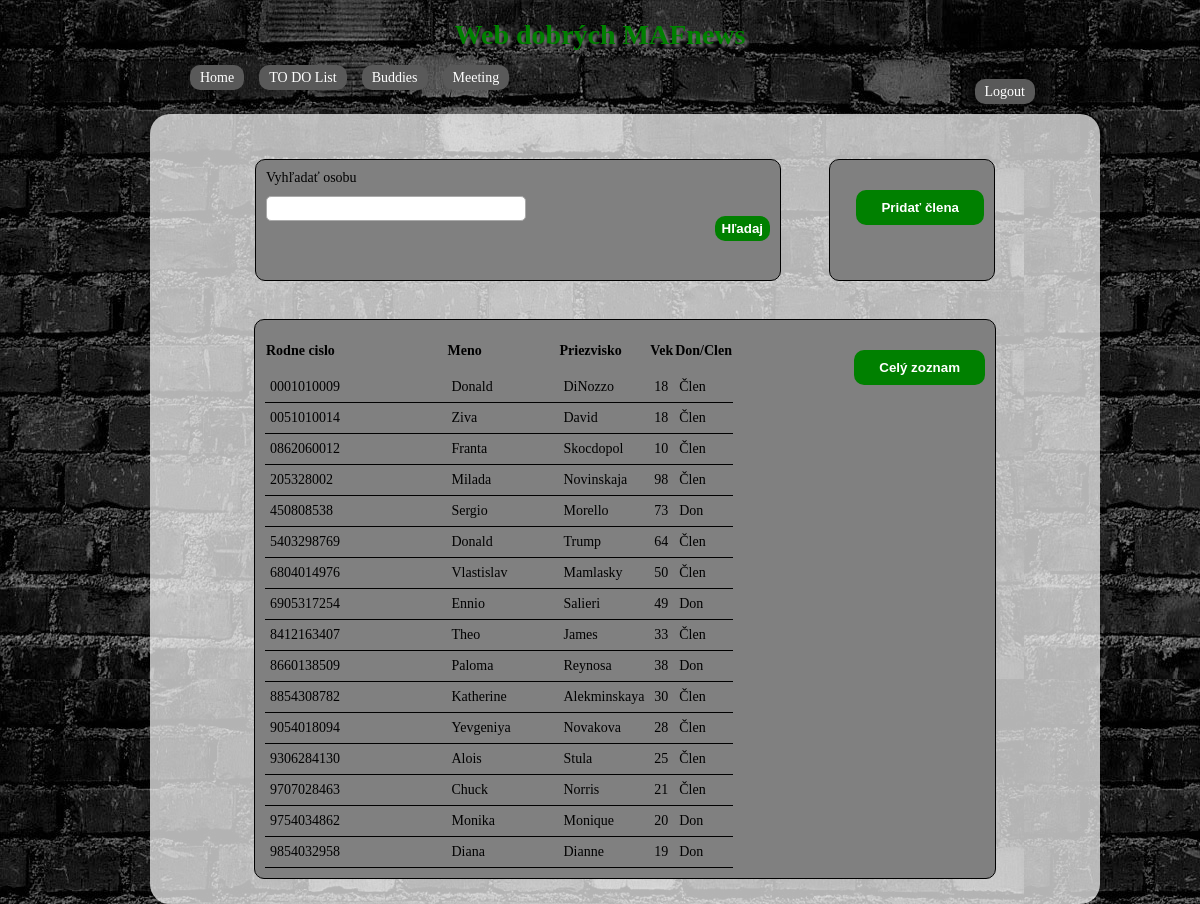
The app's page /buddies (signed in), older data.
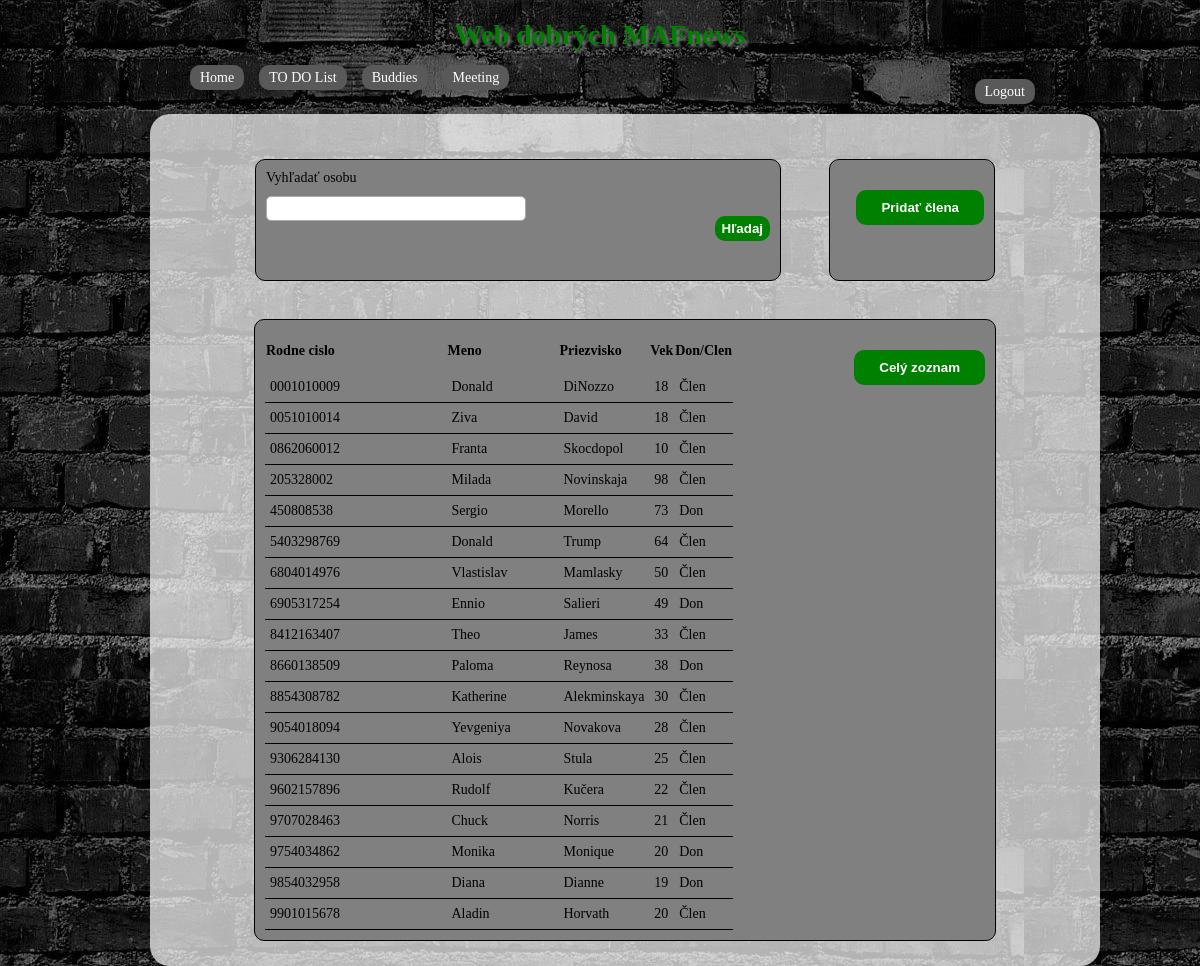
The same page, newer data.
### tables this page shows
CREATE TABLE `osoba` (
  `rodne_cislo` varchar(10) NOT NULL,
  `heslo` varchar(25) NOT NULL,
  `meno` varchar(255) NOT NULL,
  `priezvisko` varchar(255) NOT NULL,
  `vek` int(11) NOT NULL,
  `typ` int(11) NOT NULL
);

### kontrolery/SmerovacKontroler.php (called while the page is built, shortened)
<?php
class SmerovacKontroler extends Kontroler
{
	protected $kontroler;
	private function pomlckyDoVelbloudiNotace($text)
	{
		$veta = str_replace('-', ' ', $text);
		$veta = ucwords($veta);
		$veta = str_replace(' ', '', $veta);
		return $veta;
	}
	private function parsujURL($url)
	{
        $naparsovanaURL = parse_url($url);
		$naparsovanaURL["path"] = ltrim($naparsovanaURL["path"], "/");
		$naparsovanaURL["path"] = trim($naparsovanaURL["path"]);
		$rozdelenaCesta = explode("/", $naparsovanaURL["path"]);
		return $rozdelenaCesta;
	}
    public function zpracuj($parametry)
    {
		$naparsovanaURL = $this->parsujURL($parametry[0]);
		$tridaKontroleru = $this->pomlckyDoVelbloudiNotace(array_shift($naparsovanaURL)) . 'Kontroler';
		if (file_exists('kontrolery/' . $tridaKontroleru . '.php'))
			$this->kontroler = new $tridaKontroleru;
		else
			$this->presmeruj('chyba');
        $this->kontroler->zpracuj($naparsovanaURL);
		$this->pohled = 'rozlozeni';
    }
}

### index.php (called while the page is built, shortened)
<?php
$smerovac = new SmerovacKontroler();
$smerovac->zpracuj(array($_SERVER['REQUEST_URI']));
$smerovac->vypisPohled();

### kontrolery/BuddiesKontroler.php (called while the page is built, shortened)
<?php
class BuddiesKontroler extends Kontroler {
	public function zpracuj($parametry) {
		if (isset($_SESSION["rodne_cislo"])) {
			$this->pohled = 'buddies';
			$this->data["zoznamOsob"] = Osoba::getZoznamOsob();
		} else
			$this->pohled = 'chyba';
	}
}

### modely/Db.php (called while the page is built, shortened)
<?php
class Db {
    private static $spojeni;
    private static $nastaveni = array(
		PDO::ATTR_ERRMODE => PDO::ERRMODE_EXCEPTION,
		PDO::MYSQL_ATTR_INIT_COMMAND => "SET NAMES utf8",
		PDO::ATTR_EMULATE_PREPARES => false,
	);
    public static function pripoj($host, $uzivatel, $heslo, $databaze) {
		if (!isset(self::$spojeni)) {
			self::$spojeni = @new PDO(
				"mysql:host=$host;dbname=$databaze",
				$uzivatel,
				$heslo,
				self::$nastaveni
			);
		}
	}
    public static function dotazVsechny($dotaz, $parametry = array()) {
		$navrat = self::$spojeni->prepare($dotaz);
		$navrat->execute($parametry);
		return $navrat->fetchAll();
	}
}

### modely/Osoba.php (called while the page is built, shortened)
<?php
class Osoba {
	public static function getZoznamOsob(){
		return Db::dotazVsechny("SELECT rodne_cislo, meno, priezvisko, vek, typ FROM Osoba");
	}
}

### pohledy/buddies.phtml (the view, shortened to what this page needs)
<div id="buddies_stranka">
	<div id="search_container">
		<form method="POST" action="buddies/search" id="search">
			<p class="search">Vyhľadať osobu</p>
			<input type="text" name="hladana_osoba">
			<input type="submit" value="Hľadaj">
		</form>
		<?php if($_SESSION["typ"] != 0) : ?>
			<form method="POST" action="buddies/new_buddy" id="add">
				<input type="submit" value="Pridať člena">
			</form>
		<?php endif; ?>
	</div>
	<div id="osoby_result">
		<table>
			<tr><th>Rodne cislo</th><th>Meno</th><th>Priezvisko</th><th>Vek</th><th>Don/Clen</th></tr>
			<?php if (empty($hladanaOsoba)) : ?>
				<?php foreach($zoznamOsob as $persona) : ?>
					<tr>
						<?php if (($persona["meno"]) != "admin") : ?>
							<td><?= $persona["rodne_cislo"] ?></td>
							<td><?= $persona["meno"] ?></td>
							<td><?= $persona["priezvisko"] ?></td>
							<td><?= $persona["vek"]?></td>
							<?php if ($persona["typ"] == 0): ?>
								<td>Člen</td>
							<?php else: ?>
								<td>Don</td>
							<?php endif; ?>
						<?php endif; ?>
					</tr>
				<?php endforeach; ?>
			<?php endif; ?>
			<form action="/buddies" method="POST">
				<input type="submit" value="Celý zoznam">
			</form>
		</table>
	</div>
</div>

### kontrolery/Kontroler.php (shortened to what this page needs)
<?php
abstract class Kontroler
{
    protected $pohled = "";
    public function vypisPohled()
    {
        if ($this->pohled)
        {
            require("pohledy/" . $this->pohled . ".phtml");
        }
    }
}

### pohledy/rozlozeni.phtml (shortened to what this page needs)
<!DOCTYPE html>
<html lang="cs-cz">
	<head>
		<link rel="stylesheet" href="style.css" type="text/css"/>
	</head>
	<body>
		<header>
			<h1>Web dobrých MAFnews</h1>
		</header>
		<nav>
			<ul>
				<li><a href="home">Home</a></li>
				<?php if (isset($_SESSION["rodne_cislo"])) : ?>
					<li><a href="todolist">TO DO List</a></li>
					<li><a href="buddies">Buddies</a></li>
					<?php if ($_SESSION["typ"] != 0) : ?>
						<li><a href="meeting">Meeting</a></li>
					<?php endif; ?>
				<?php endif; ?>
			</ul>
			<?php if (isset($_SESSION["rodne_cislo"])) : ?>
				<ul id="logout">
					<li><a href="home/logout">Logout</a></li>
				</ul>
			<?php endif; ?>
		</nav>
		<br clear="both" />
		<article>
			<?php $this->kontroler->vypisPohled();  ?>
		</article>
	</body>
</html>

### style.css (style rules this page uses)
body { font-family: verdana; font-size: 14px; width: 900px; margin: 0 auto; background-image: url("images/background.jpg"); background-attachment: fixed; }
h1 { text-align: center; color: green; text-shadow: 3px 3px 3px #737373; }
article { width: 100%; margin: auto; padding-top: 30px; border-radius: 20px; background: rgba(255, 255, 255, 0.7); padding: 25px; }
nav { width: 100%; }
nav ul { list-style-type: none; }
nav li { float: left; margin-right: 15px; }
nav a { background: #595959; color: white; padding: 5px 10px; border-radius: 10px; text-decoration: none; border: none; }
input[type="submit"] { float: right; background: green; color: white; padding: 5px 10px; border-radius: 10px; border: 0px; }
input[type="text"], input[type="email"], input[type="password"] { float: right; width: 250px; border-radius: 5px; border: 1px solid #aaaaaa; padding: 0.3em; }
input[type="submit"] { padding: 10px 25px; display: block; margin: 0 auto; margin-top: 20px; font-weight: bold; }
#logout { float: right; }
#osoby_result { width: 80%; margin: auto; border: 1px solid #000000; border-radius: 10px; padding: 10px; background-color: grey; margin-top: 20px; }
#osoby_result table, #osoby_result td { border-bottom: 1px solid black; border-collapse: collapse; width: 65%; height: 20px; padding: 5px; }
#osoby_result th { height: 40px; text-align: left; }
#search input[type="submit"] { float: right; background: green; color: white; padding: 5px 7px; border-radius: 10px; border: 0px; }
#search input[type="text"] { float: left; text-align: left; width: 250px; border-radius: 5px; border: 1px solid #aaaaaa; padding: 0.3em; }
#search_container { width: 80%; margin: auto; margin-bottom: 40px; height: 120px; margin-top: 20px; }
#search { border: 1px solid #000000; border-radius: 10px; padding: 10px; background-color: grey; width: 70%; margin-left: -10px; height: 100px; float: left; }
#search p { width: 100%; margin: 0; margin-bottom: 10px; }
#add { border: 1px solid #000000; border-radius: 10px; background-color: grey; float: right; padding: 10px; width: 20%; margin-right: -10px; height: 100px; }

Row changes from the older to the newer data that the page shows:
added osoba: rodne_cislo "9602157896", meno "Rudolf", priezvisko "Kučera", vek "22", typ "Člen"
added osoba: rodne_cislo "9901015678", meno "Aladin", priezvisko "Horvath", vek "20", typ "Člen"
